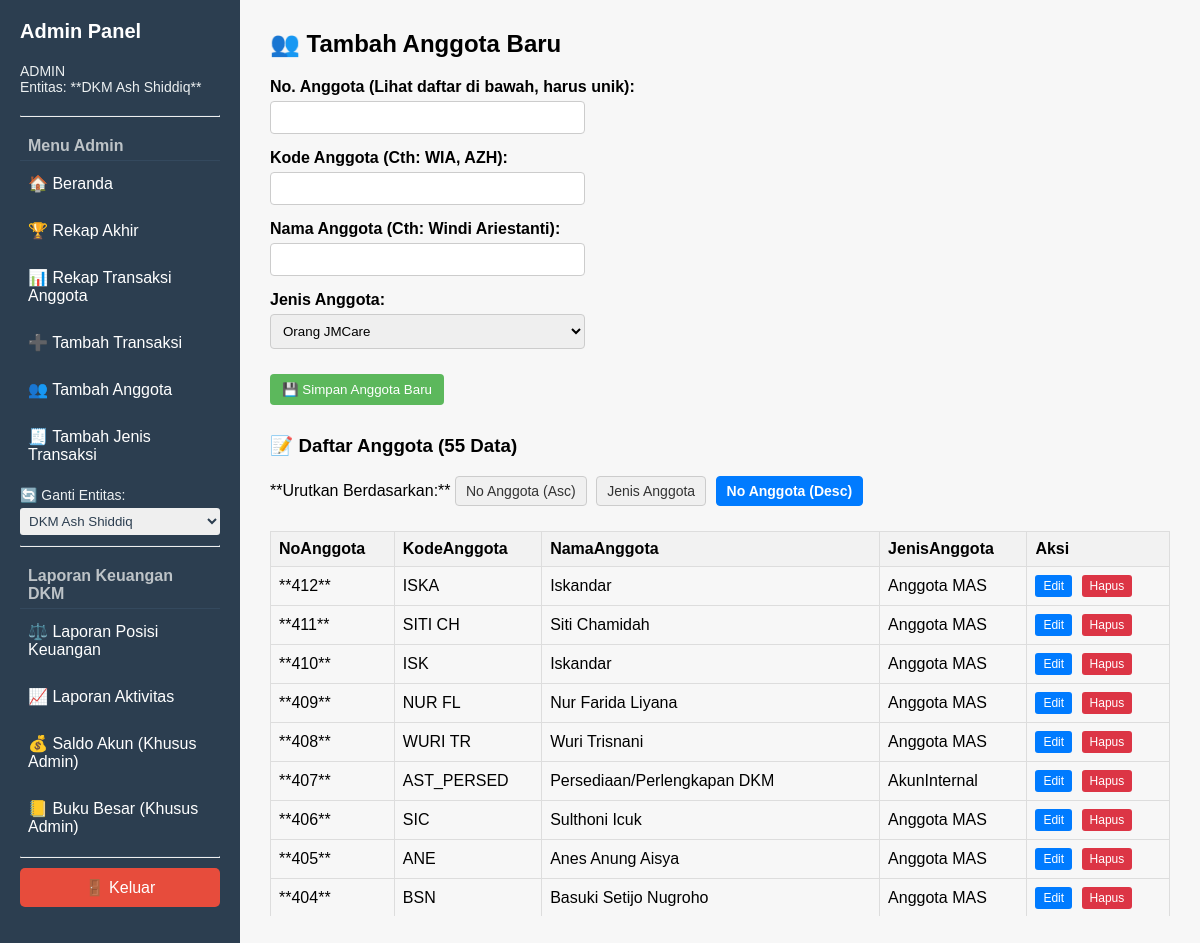
The page /tambah_anggota (signed in) on the database its author committed.
### tables this page shows
CREATE TABLE "Anggota" (
    NoAnggota,
	KodeAnggota TEXT PRIMARY KEY,
    NamaAnggota TEXT
    -- kolom lain jika ada
, JenisAnggota TEXT);

### app.py (the view, shortened to what this page needs)
@app.route("/tambah_anggota", methods=["GET", "POST"])
def tambah_anggota():
    if "user" not in session or session["user"] != "admin":
        return redirect(url_for("login"))
    entitas = session.get("entitas", "jurangmangucare")
    conn = get_connection(entitas)
    if entitas == "dkm":
        tipe_anggota_entitas = "Anggota MAS"
    else:
        tipe_anggota_entitas = "Orang JMCare"
    sort_by = request.args.get("sort", "no_desc")
    order_map = {
        "no_asc": "CAST(NoAnggota AS INTEGER) ASC",
        "no_desc": "CAST(NoAnggota AS INTEGER) DESC",
        "jenis_asc": "JenisAnggota ASC, CAST(NoAnggota AS INTEGER) ASC"
    }
    order_clause = order_map.get(sort_by, "CAST(NoAnggota AS INTEGER) DESC")
    try:
        anggota_list = conn.execute(f"""
            SELECT * FROM Anggota
            WHERE JenisAnggota IN (?, 'AkunInternal')
            ORDER BY {order_clause}
        """, (tipe_anggota_entitas,)).fetchall()
    except Exception as e:
        anggota_list = []
        flash(f"Terjadi kesalahan saat memuat daftar anggota: {str(e)}", "error")
    conn.close()
    return render_template("tambah_anggota.html",
                           anggota_list=anggota_list,
                           current_sort=sort_by)

### app.py (called while the page is built)
def get_connection(entitas=None):
    if not entitas:
        entitas = 'jurangmangucare'
    if entitas == 'jurangmangucare':
        db_name = 'jurangmangucare.db'
    elif entitas == 'dkm':
        db_name = 'DKMAshShiddiq.db'
    else:
        raise ValueError("Entitas tidak dikenal: {}".format(entitas))
    conn = sqlite3.connect(db_name)
    conn.row_factory = sqlite3.Row
    return conn

### templates/tambah_anggota.html (shortened to what this page needs)
{% extends "base_admin.html" %}
{% block content %}
<h2>👥 Tambah Anggota Baru</h2>
<form method="POST">
    <div class="form-group">
        <label for="no_anggota">No. Anggota (Lihat daftar di bawah, harus unik):</label>
        <input type="number" id="no_anggota" name="no_anggota" required>
    </div>
    <div class="form-group">
        <label for="kode_anggota">Kode Anggota (Cth: WIA, AZH):</label>
        <input type="text" id="kode_anggota" name="kode_anggota" required>
    </div>
    <div class="form-group">
        <label for="nama_anggota">Nama Anggota (Cth: Windi Ariestanti):</label>
        <input type="text" id="nama_anggota" name="nama_anggota" required>
    </div>
    <div class="form-group">
        <label for="jenis_anggota">Jenis Anggota:</label>
        <select id="jenis_anggota" name="jenis_anggota" required>
            <option value="Orang JMCare">Orang JMCare</option>
        </select>
    </div>
    <input type="submit" class="btn" value="💾 Simpan Anggota Baru">
</form>
<h3 style="margin-top: 30px;">📝 Daftar Anggota ({{ anggota_list|length }} Data)</h3>
<div style="margin-bottom: 10px;">
    **Urutkan Berdasarkan:**
    <a href="{{ url_for('tambah_anggota', sort='no_asc') }}"
       class="btn-sort {% if current_sort == 'no_asc' %}active{% endif %}">
        No Anggota (Asc)
    </a>
    <a href="{{ url_for('tambah_anggota', sort='jenis_asc') }}"
       class="btn-sort {% if current_sort == 'jenis_asc' %}active{% endif %}">
        Jenis Anggota
    </a>
    <a href="{{ url_for('tambah_anggota', sort='no_desc') }}"
       class="btn-sort {% if current_sort == 'no_desc' or not current_sort %}active{% endif %}">
        No Anggota (Desc)
    </a>
</div>
<div style="max-height: 400px; overflow-y: auto;">
    <table id="anggotaTable">
        <thead>
            <tr>
                <th>NoAnggota</th>
                <th>KodeAnggota</th>
                <th>NamaAnggota</th>
                <th>JenisAnggota</th>
                <th>Aksi</th>
            </tr>
        </thead>
        <tbody>
            {% for anggota in anggota_list %}
            <tr>
                <td>**{{ anggota["NoAnggota"] }}**</td>
                <td>{{ anggota["KodeAnggota"] }}</td>
                <td>{{ anggota["NamaAnggota"] }}</td>
                <td>{{ anggota["JenisAnggota"] }}</td>
                <td>
                    <a href="{{ url_for('edit_anggota', kode=anggota['KodeAnggota']) }}" class="btn-aksi" style="background-color: #007bff;">Edit</a>
                    <a href="{{ url_for('hapus_anggota', kode=anggota['KodeAnggota']) }}" class="btn-aksi" style="background-color: #dc3545;">Hapus</a>
                </td>
            </tr>
            {% endfor %}
        </tbody>
    </table>
</div>
{% endblock %}

### templates/base_admin.html (style rules this page uses)
body { margin: 0; font-family: Arial, sans-serif; display: flex; height: 100vh; }
h2 { margin-top: 0; }

### templates/tambah_anggota.html (style rules this page uses)
.form-group { margin-bottom: 15px; }
.form-group label { display: block; margin-bottom: 5px; font-weight: bold; }
.form-group input[type="text"], .form-group input[type="number"], .form-group select { width: 35%; padding: 8px; box-sizing: border-box; border: 1px solid #ccc; border-radius: 4px; }
table { width: 100%; border-collapse: collapse; margin-top: 15px; }
th, td { border: 1px solid #ddd; padding: 8px; text-align: left; }
th { background-color: #f2f2f2; position: sticky; top: 0; z-index: 1; }
.btn { padding: 8px 12px; background-color: #5cb85c; color: white; border: none; border-radius: 4px; cursor: pointer; text-decoration: none; display: inline-block; margin-top: 10px; }
.btn-aksi { padding: 4px 8px; color: white; border: none; border-radius: 3px; cursor: pointer; text-decoration: none; display: inline-block; font-size: 12px; margin-right: 5px; }
.btn-sort { padding: 6px 10px; background-color: #f0f0f0; color: #333; border: 1px solid #ccc; border-radius: 4px; text-decoration: none; display: inline-block; margin-right: 5px; font-size: 14px; }
.btn-sort.active { background-color: #007bff; color: white; border-color: #007bff; font-weight: bold; }

### rows shown on the page
Anggota: NoAnggota "412", KodeAnggota "ISKA", NamaAnggota "Iskandar", JenisAnggota "Anggota MAS"
Anggota: NoAnggota "411", KodeAnggota "SITI CH", NamaAnggota "Siti Chamidah", JenisAnggota "Anggota MAS"
Anggota: NoAnggota "410", KodeAnggota "ISK", NamaAnggota "Iskandar", JenisAnggota "Anggota MAS"
Anggota: NoAnggota "409", KodeAnggota "NUR FL", NamaAnggota "Nur Farida Liyana", JenisAnggota "Anggota MAS"
Anggota: NoAnggota "408", KodeAnggota "WURI TR", NamaAnggota "Wuri Trisnani", JenisAnggota "Anggota MAS"
Anggota: NoAnggota "407", KodeAnggota "AST_PERSED", NamaAnggota "Persediaan/Perlengkapan DKM", JenisAnggota "AkunInternal"
Anggota: NoAnggota "406", KodeAnggota "SIC", NamaAnggota "Sulthoni Icuk", JenisAnggota "Anggota MAS"
Anggota: NoAnggota "405", KodeAnggota "ANE", NamaAnggota "Anes Anung Aisya", JenisAnggota "Anggota MAS"
Anggota: NoAnggota "404", KodeAnggota "BSN", NamaAnggota "Basuki Setijo Nugroho", JenisAnggota "Anggota MAS"

### other values the page prints
{{ anggota_list|length }} "55"
